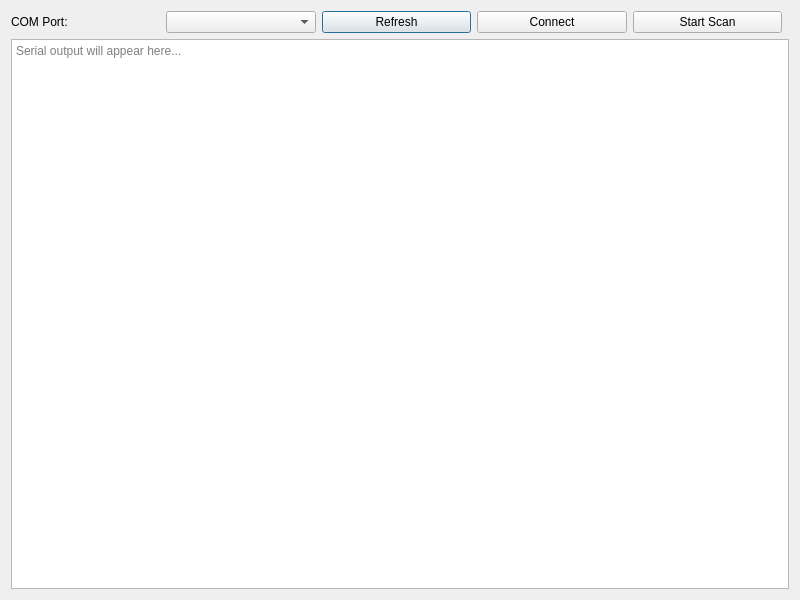
<?xml version="1.0" encoding="UTF-8"?>
<ui version="4.0">
 <class>Dialog</class>
 <widget class="QDialog" name="Dialog">
  <property name="geometry">
   <rect>
    <x>0</x>
    <y>0</y>
    <width>800</width>
    <height>600</height>
   </rect>
  </property>
  <property name="windowTitle">
   <string>iBeacon GUI</string>
  </property>
  <layout class="QVBoxLayout" name="verticalLayout">
   <item>
    <layout class="QHBoxLayout" name="layoutPortSelector">
     <item>
      <widget class="QLabel" name="lblPort">
       <property name="text">
        <string>COM Port:</string>
       </property>
      </widget>
     </item>
     <item>
      <widget class="QComboBox" name="cboPorts">
       <property name="minimumWidth">
        <number>300</number>
       </property>
      </widget>
     </item>
     <item>
      <widget class="QPushButton" name="btnRefreshPorts">
       <property name="text">
        <string>Refresh</string>
       </property>
      </widget>
     </item>
     <item>
      <widget class="QPushButton" name="btnConnect">
       <property name="text">
        <string>Connect</string>
       </property>
      </widget>
     </item>
     <item>
      <widget class="QPushButton" name="btnScan">
       <property name="text">
        <string>Start Scan</string>
       </property>
      </widget>
     </item>
     <item>
      <spacer name="horizontalSpacer">
       <property name="orientation">
        <enum>Qt::Horizontal</enum>
       </property>
      </spacer>
     </item>
    </layout>
   </item>
   <item>
    <widget class="QPlainTextEdit" name="txtLog">
     <property name="readOnly">
      <bool>true</bool>
     </property>
     <property name="placeholderText">
      <string>Serial output will appear here...</string>
     </property>
    </widget>
   </item>
  </layout>
 </widget>
 <resources/>
 <connections/>
</ui>
